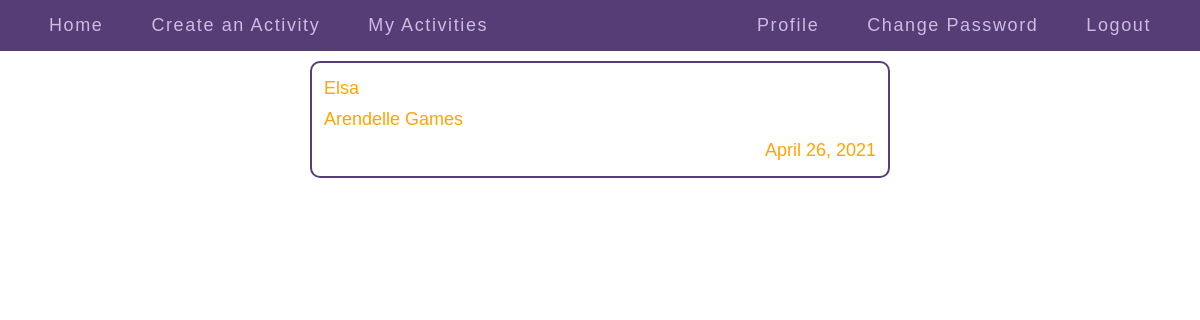
/my-activities/ (signed in), run on an earlier commit of the app's database.
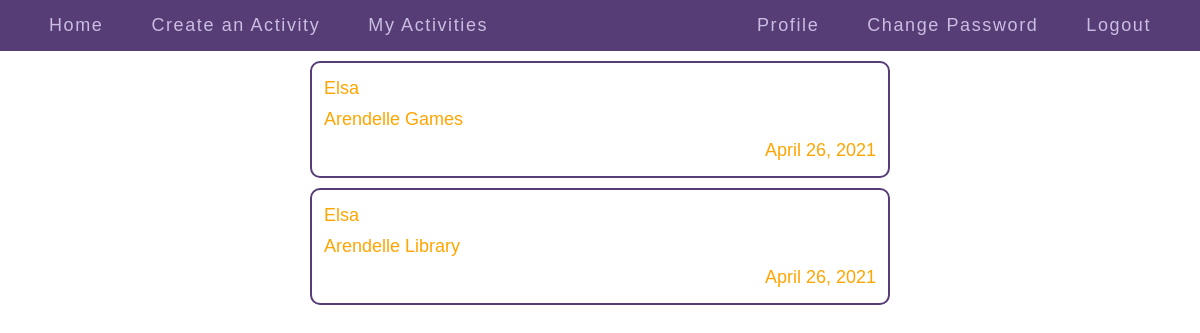
And on a later commit of the database.
### meet/models.py (models this page shows, shortened)
class Activity(models.Model):
    user = models.ForeignKey(User, on_delete=models.CASCADE, related_name="activities")
    title = models.CharField(max_length=128)
    description = models.TextField()
    time = models.DateTimeField(default=timezone.now)

### meet/views.py (the view)
# urls.py: path("my-activities/", views.myactivities, name="my_activities"),
@login_required(login_url='/')
def myactivities(request):
    activities = Activity.objects.filter(user=request.user)
    return render(request, "meet/myactivities.html", {
    "activities": activities
    })

### meet/templates/meet/myactivities.html
{% extends "meet/layout.html" %}
{% block body %}
  <div class="index_page">
    {% for activity in activities %}
      <div class="indexpage_activity">
        <div>
          {{ activity.user.username }}
        </div>
        <div>
          {{ activity.title }}
        </div>
        <div class="indexpage_posted_on">
          {{ activity.time|date:"F d, Y" }}
        </div>
      </div>
    {% endfor %}
  </div>
{% endblock %}

What changed in the data, as far as the page shows it:
added Activity: user.username "Elsa", title "Arendelle Library", time "April 26, 2021"
